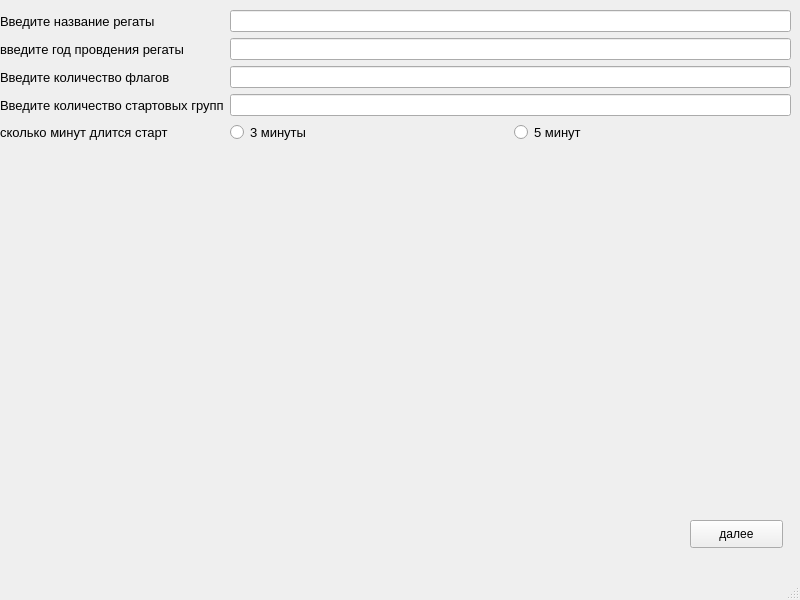
<?xml version="1.0" encoding="UTF-8"?>
<ui version="4.0">
 <class>MainWindow</class>
 <widget class="QMainWindow" name="MainWindow">
  <property name="geometry">
   <rect>
    <x>0</x>
    <y>0</y>
    <width>800</width>
    <height>600</height>
   </rect>
  </property>
  <property name="windowTitle">
   <string>MainWindow</string>
  </property>
  <widget class="QWidget" name="centralwidget">
   <widget class="QWidget" name="formLayoutWidget">
    <property name="geometry">
     <rect>
      <x>0</x>
      <y>10</y>
      <width>791</width>
      <height>181</height>
     </rect>
    </property>
    <layout class="QFormLayout" name="formLayout">
     <item row="0" column="0">
      <widget class="QLabel" name="name_of_race">
       <property name="font">
        <font>
         <pointsize>10</pointsize>
        </font>
       </property>
       <property name="text">
        <string>Введите название регаты</string>
       </property>
      </widget>
     </item>
     <item row="0" column="1">
      <widget class="QLineEdit" name="line_name"/>
     </item>
     <item row="1" column="0">
      <widget class="QLabel" name="yea_of_race">
       <property name="font">
        <font>
         <pointsize>10</pointsize>
        </font>
       </property>
       <property name="text">
        <string>введите год провдения регаты</string>
       </property>
      </widget>
     </item>
     <item row="1" column="1">
      <widget class="QLineEdit" name="line_year"/>
     </item>
     <item row="2" column="0">
      <widget class="QLabel" name="count_flags">
       <property name="font">
        <font>
         <pointsize>10</pointsize>
        </font>
       </property>
       <property name="text">
        <string>Введите количество флагов</string>
       </property>
      </widget>
     </item>
     <item row="2" column="1">
      <widget class="QLineEdit" name="line_flags"/>
     </item>
     <item row="3" column="0">
      <widget class="QLabel" name="count_starts">
       <property name="font">
        <font>
         <pointsize>10</pointsize>
        </font>
       </property>
       <property name="text">
        <string>Введите количество стартовых групп</string>
       </property>
      </widget>
     </item>
     <item row="3" column="1">
      <widget class="QLineEdit" name="line_starts"/>
     </item>
     <item row="6" column="1">
      <layout class="QHBoxLayout" name="horizontalLayout">
       <item>
        <widget class="QRadioButton" name="minut3_2">
         <property name="font">
          <font>
           <pointsize>10</pointsize>
          </font>
         </property>
         <property name="text">
          <string>3 минуты</string>
         </property>
        </widget>
       </item>
       <item>
        <widget class="QRadioButton" name="minut3">
         <property name="font">
          <font>
           <pointsize>10</pointsize>
          </font>
         </property>
         <property name="text">
          <string>5 минут</string>
         </property>
        </widget>
       </item>
      </layout>
     </item>
     <item row="7" column="0">
      <layout class="QGridLayout" name="gridLayout"/>
     </item>
     <item row="6" column="0">
      <widget class="QLabel" name="time_of_start">
       <property name="font">
        <font>
         <pointsize>10</pointsize>
        </font>
       </property>
       <property name="text">
        <string>сколько минут длится старт</string>
       </property>
      </widget>
     </item>
    </layout>
   </widget>
   <widget class="QPushButton" name="pushButton">
    <property name="geometry">
     <rect>
      <x>690</x>
      <y>520</y>
      <width>93</width>
      <height>28</height>
     </rect>
    </property>
    <property name="text">
     <string>далее</string>
    </property>
   </widget>
  </widget>
  <widget class="QMenuBar" name="menubar">
   <property name="geometry">
    <rect>
     <x>0</x>
     <y>0</y>
     <width>800</width>
     <height>26</height>
    </rect>
   </property>
  </widget>
  <widget class="QStatusBar" name="statusbar"/>
 </widget>
 <resources/>
 <connections/>
</ui>
